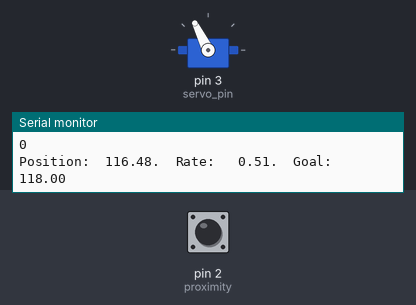
Simulated run of this sketch. Board: Arduino Uno, built with avr-gcc and run on an emulated ATmega328P. Shown: servo, the last lines printed to the serial monitor. Inputs (shaded band) come from the test bench; at power-on: pin 2 (proximity) LOW.

Above: at 1.2 s.
1.3 s: pin 2 (proximity) driven HIGH
At 3.6 s:
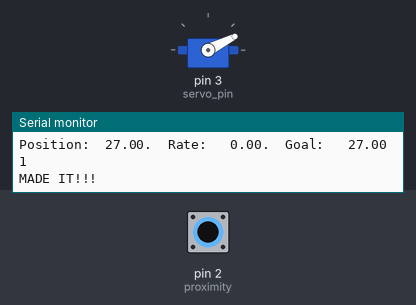
4.3 s: pin 2 (proximity) pulsed LOW 2 times (0.12 s each, 0.3 s apart)
7.9 s: pin 2 (proximity) driven LOW
At 9.05 s:
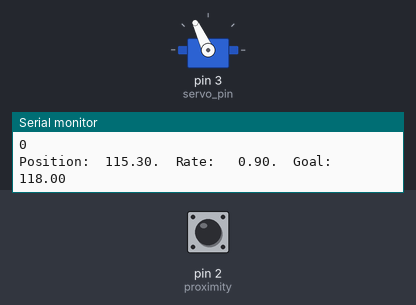
Timing chart, 0 to 10.9 s (numbered marks = the images above; inputs shaded):
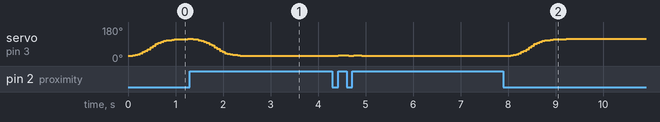

Measured:
- after the input at 7.9 s, servo on pin 3 (servo_pin): moves from 27° to 118° over 1.3 s, starting after 0.10 s

The sketch:

urine.ino
```cpp
//FOR SERVOS
#include <Servo.h>

// Sensors
int proximity = 2; // The pin the proximite sensor output is connected to
bool alone = false; // Whether or not a user is there
bool alone_state = false;  // If the user was there last time you checked

// Servos
Servo angle;
int servo_pin = 3; // The pin the servo command is connected to
float lab_angle = 27; // Servo angle correspoinding to the lab
float potty_angle = lab_angle+91; // Servo angle correspoinding to the bathroom (up to 165)
float swing = potty_angle - lab_angle ; // How much the servo will swing
float pos = lab_angle; // Current servo position
float rate = 0; // Current servo rate
int slowness = 50; // ms
int open_stop_time = 0000; // ms
int close_stop_time = 0000; // ms
//int pause = 5000; // ms

void setup() {
  Serial.begin(9600);      // open the serial port at 9600 bps

  pinMode(proximity, INPUT); // Enable the proximity sensor

  angle.attach(servo_pin);
  angle.write(lab_angle);

  Serial.print("Setup Done!");
}

void loop() {
  alone = digitalRead(proximity);
  Serial.println(alone);
  if( alone == 1){
    if(alone_state == 0){
      delay(close_stop_time);
      alone_state = alone;
    }
    turn(lab_angle);
  }else{
    if(alone_state == 1){
      //delay(open_stop_time);
      alone_state = alone;
    }
    turn(potty_angle);
  }

  /*
  // Accelerate
  for (pos = lab_angle; pos <= lab_angle+swing/2; pos+= (pos-lab_angle)/10+1){
  delay(slowness);
  angle.write(pos);
  Serial.println(pos);
  Serial.print("Accelerating...   ");
  }

  // Decelerate
  for (pos = lab_angle+swing/2; pos <= potty_angle; pos+= (potty_angle-pos)/20+1){
  delay(slowness);
  angle.write(pos);
  Serial.println(pos);
  Serial.print("Decelerating...   ");
  }
  Serial.println("OPEN!!   ");
  delay(pause);

  // Accelerate
  for (pos = potty_angle; pos >= lab_angle+swing/2; pos+= (pos-potty_angle)/10-1){
  delay(slowness);
  angle.write(pos);
  Serial.println(pos);
  Serial.print("Accelerating...   ");
  }

  // Decelerate
  for (pos = lab_angle+swing/2; pos >= lab_angle; pos+= (lab_angle-pos)/10-1){
  delay(slowness);
  angle.write(pos);
  Serial.println(pos);
  Serial.print("Decelerating...   ");
  }
  Serial.print("CLOSED!!   ");
  delay(pause);

  /*delay(position_hold_time);
  angle.write(potty_angle);
  Serial.println(potty_angle);
  Serial.println("potty_angle!");

  delay(position_hold_time);
  angle.write(lab_angle);
  Serial.println(lab_angle);
  Serial.println("lab_angle!");*/
}

// Turn towards the lab
void turn(float goal) {
  delay(slowness);

  float max_rate = (goal-pos)/4;
  rate+= (goal-pos)/abs(goal-pos);
  if((rate/max_rate > 1)){
    rate = max_rate;
  }
  if((pos-swing/2)/(goal-swing/2)>=.99){
    rate = 0;
    pos = goal;
    Serial.println("MADE IT!!!");
    //delay(stop_time);
  }
  pos +=rate;

  angle.write(pos);
  Serial.print("Position:  ");
  Serial.print(pos);
  Serial.print(".  Rate:   ");
  Serial.print(rate);
  Serial.print(".  Goal:   ");
  Serial.println(goal);
}
```
